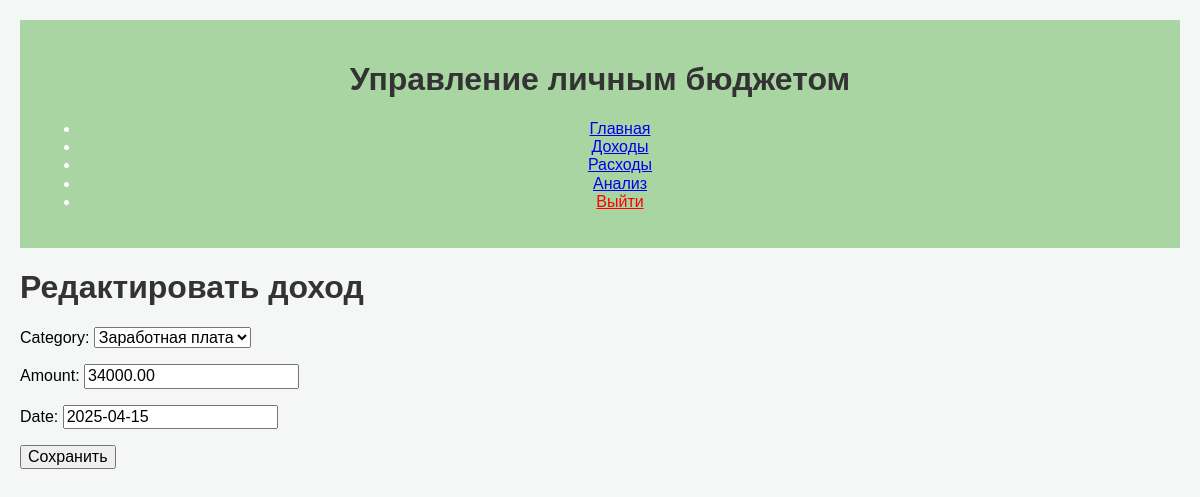
The page /income/edit/2/ (signed in) on the database its author committed.
### budget/models.py (models this page shows, shortened)
class Income(models.Model):
    user = models.ForeignKey(User, on_delete=models.CASCADE)
    category = models.ForeignKey(IncomeCategory, on_delete=models.SET_NULL, null=True, blank=True)
    amount = models.DecimalField(max_digits=10, decimal_places=2)
    date = models.DateField()

### budget/views.py (the view)
# urls.py: path('income/edit/<int:pk>/', views.edit_income, name='edit_income'),
@login_required
def edit_income(request, pk):
    income = get_object_or_404(Income, pk=pk, user=request.user)
    if request.method == 'POST':
        form = IncomeForm(request.POST, instance=income)
        if form.is_valid():
            form.save()
            return redirect('income_list')
    else:
        form = IncomeForm(instance=income)
    return render(request, 'budget/add_income.html', {'form': form, 'income': income})

### budget/forms.py
class IncomeForm(forms.ModelForm):
    class Meta:
        model = Income
        fields = ['category', 'amount', 'date']
        category = forms.ModelChoiceField(queryset=IncomeCategory.objects.all(), empty_label="Select a Category")

### budget/models.py (called while the page is built)
    def __str__(self):
        return self.name

### budget/templates/budget/add_income.html (shortened to what this page needs)
{% extends 'budget/base.html' %}
{% block content %}
<h1>
    {% if income %}
    Редактировать доход
    {% else %}
    Добавить доход
    {% endif %}
</h1>
<form method="post">
    {{ form.as_p }}
    <button type="submit">Сохранить</button>
</form>
{% endblock %}

### static/css/style.css (style rules this page uses)
body { font-family: Arial, sans-serif; background-color: #f4f7f6; margin: 0; padding: 0; }
h1, h2, h3 { font-weight: bold; color: #333; }

### budget/templates/budget/base.html (style rules this page uses)
body { font-family: Arial, sans-serif; margin: 20px; }

### rows shown on the page
Income: category "Заработная плата", amount "34000.00", date "2025-04-15"
